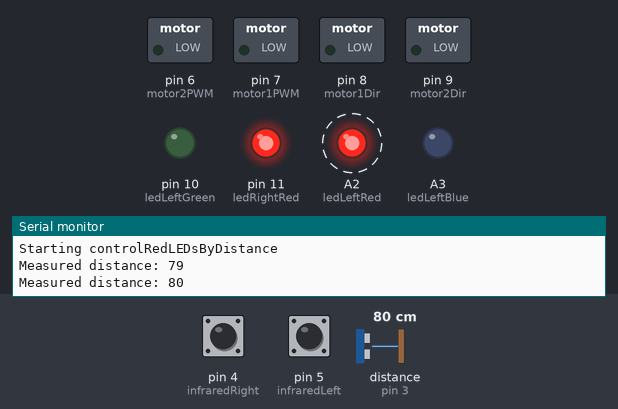
Recording of a sketch running on a simulated Arduino Nano, built with avr-gcc and run on an emulated ATmega328P. Shown: switched loads named in the sketch (green lamp = pin HIGH), output pins drawn as LEDs (lit = HIGH), the last lines printed to the serial monitor. Wiring (inferred from the names in the program): ultrasonic range finder: trigger pin 2; echo pin 3. Dashed ring = blinking. Inputs (shaded band) come from the test bench; at power-on: pin 4 (infraredRight) HIGH, distance to the obstacle (sensor on pin 3) 80 cm, pin 5 (infraredLeft) HIGH. The echo pulse lasts 58.3 µs per cm; pins used as bus, display or sensor lines are not drawn.

Above: at 2.8 s.
2.9 s: pin 4 (infraredRight) pulled LOW for 3.2 s
At 11.5 s:
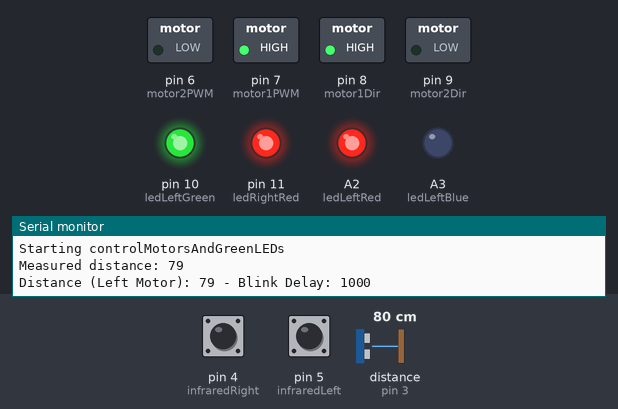
13.6 s: distance to the obstacle (sensor on pin 3) set to 2 cm
At 16.7 s:
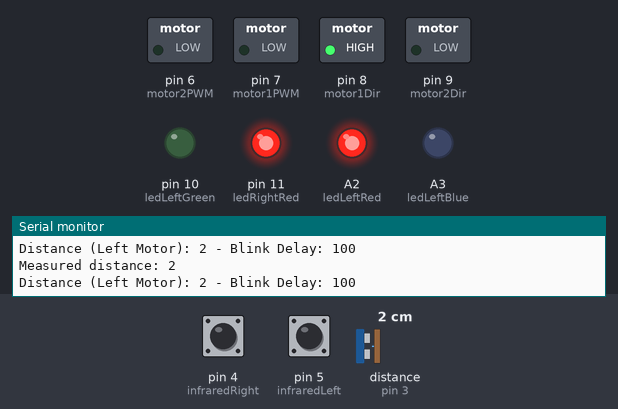
21.1 s: distance to the obstacle (sensor on pin 3) set to 9 cm
At 26.4 s:
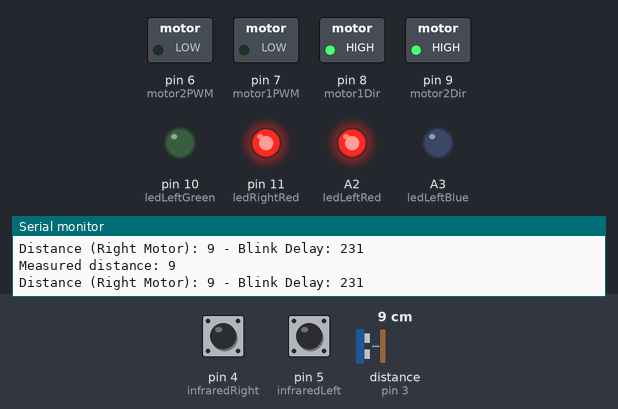
Timing chart, 0 to 38.3 s (numbered marks = the images above; inputs shaded):
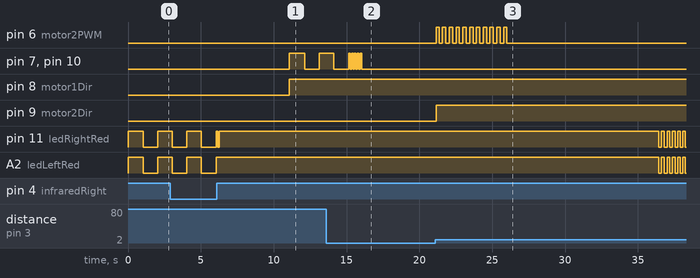

Measured:
- after the input at 21.1 s, pin 6 (motor2PWM): alternates HIGH for 0.23 s and LOW for 0.23 s, 21 changes in all, then stays LOW, starting after 0.27 s; pin 11 (ledRightRed), A2 (ledLeftRed): alternates HIGH for 0.18 s and LOW for 0.18 s, starting after 15.3 s
- by itself, A2 (ledLeftRed): alternates HIGH for 1.0 s and LOW for 1.0 s, 4 changes in all, then stays HIGH

The sketch:

Car_test.ino
```cpp
#include <Arduino.h>


// Pin configuration
const int triggerPin = 2;
const int echoPin = 3;

const int ledLeftRed = A2;
const int ledLeftGreen = 10;
const int ledLeftBlue = A3;

const int ledRightRed = 11;
const int ledRightGreen = A7;
const int ledRightBlue = A6;

const int infraredLeft = 5;
const int infraredRight = 4;

const int motor1PWM = 7;
const int motor1Dir = 8;
const int motor2PWM = 6;
const int motor2Dir = 9;


void setup() {
  pinMode(triggerPin, OUTPUT);
  pinMode(echoPin, INPUT);

  pinMode(ledLeftRed, OUTPUT);
  pinMode(ledLeftGreen, OUTPUT);
  pinMode(ledLeftBlue, OUTPUT);

  pinMode(ledRightRed, OUTPUT);
  pinMode(ledRightGreen, OUTPUT);

  pinMode(infraredLeft, INPUT);
  pinMode(infraredRight, INPUT);

  pinMode(motor1PWM, OUTPUT);
  pinMode(motor1Dir, OUTPUT);
  pinMode(motor2PWM, OUTPUT);
  pinMode(motor2Dir, OUTPUT);

  Serial.begin(9600); // Initialize serial communication for debugging
  Serial.println("Setup complete.");


}

long measureDistance() {
  digitalWrite(triggerPin, LOW);
  delayMicroseconds(2);
  digitalWrite(triggerPin, HIGH);
  delayMicroseconds(10);
  digitalWrite(triggerPin, LOW);

  long duration = pulseIn(echoPin, HIGH);
  long distance = (duration * 0.0343) / 2;

  Serial.print("Measured distance: ");
  Serial.println(distance);

  return distance;
}

void controlRedLEDsByDistance() {
  Serial.println("Starting controlRedLEDsByDistance");

  unsigned long startTime = millis();
  while (millis() - startTime < 5000) { // Stay in this loop for 5 seconds
    long distance = measureDistance();
    int blinkDelay;

    if (distance <= 5) {
      blinkDelay = 100;
    } else if (distance >= 40) {
      blinkDelay = 1000;
    } else {
      blinkDelay = map(distance, 5, 40, 100, 1000);
    }

    digitalWrite(ledLeftRed, HIGH);
    digitalWrite(ledRightRed, HIGH);

    delay(blinkDelay);
    digitalWrite(ledLeftRed, LOW);
    digitalWrite(ledRightRed, LOW);
    delay(blinkDelay);
  }

  Serial.println("Finished controlRedLEDsByDistance");
}

void controlBlueLEDsByInfrared() {
  Serial.println("Starting controlBlueLEDsByInfrared");

  unsigned long startTime = millis();
  while (millis() - startTime < 5000) { // Stay in this loop for 5 seconds
    int leftValue = digitalRead(infraredLeft);
    int rightValue = digitalRead(infraredRight);

    if (leftValue == LOW) {
      digitalWrite(ledLeftRed, HIGH);
      delay(100);
      digitalWrite(ledLeftRed, LOW);
      delay(100);
    } else {
      digitalWrite(ledLeftRed, HIGH);
    }

    if (rightValue == LOW) {
       digitalWrite(ledRightRed, HIGH);
       delay(100);
      digitalWrite(ledRightRed, LOW);
      delay(100);
    } else {
       digitalWrite(ledRightRed, HIGH);
    }

  }


  Serial.println("Finished controlBlueLEDsByInfrared");
}

void controlMotorsAndGreenLEDs() {
  Serial.println("Starting controlMotorsAndGreenLEDs");

  auto mapDistanceToBlinkDelay = [](long distance) -> int {
    if (distance <= 2) {
      return 100;
    } else if (distance >= 50) {
      return 1000;
    } else {
      return map(distance, 2, 50, 100, 1000);
    }
  };

  unsigned long startTime = millis();

  // Test left motor and left green LED
  digitalWrite(motor1Dir, HIGH);
  analogWrite(motor2PWM, 0); // Ensure right motor is off
  while (millis() - startTime < 5000) { // Stay in this loop for 5 seconds
    long distance = measureDistance();
    int blinkDelay = mapDistanceToBlinkDelay(distance);

    digitalWrite(ledLeftGreen, HIGH);
    analogWrite(motor1PWM, 255);

    Serial.print("Distance (Left Motor): ");
    Serial.print(distance);
    Serial.print(" - Blink Delay: ");
    Serial.println(blinkDelay);

    delay(blinkDelay);
    digitalWrite(ledLeftGreen, LOW);
    analogWrite(motor1PWM, 0);
    delay(blinkDelay);
  }
  analogWrite(motor1PWM, 0);

  delay(5000);

  startTime = millis(); // Reset start time for the next sequence

  // Test right motor and right green LED
  digitalWrite(motor2Dir, HIGH);
  analogWrite(motor1PWM, 0); // Ensure left motor is off
  while (millis() - startTime < 5000) { // Stay in this loop for 5 seconds
    long distance = measureDistance();
    int blinkDelay = mapDistanceToBlinkDelay(distance);

    digitalWrite(ledRightGreen, HIGH);
    analogWrite(motor2PWM, 255);

    Serial.print("Distance (Right Motor): ");
    Serial.print(distance);
    Serial.print(" - Blink Delay: ");
    Serial.println(blinkDelay);

    delay(blinkDelay);
    digitalWrite(ledRightGreen, LOW);
    analogWrite(motor2PWM, 0);
    delay(blinkDelay);
  }
  analogWrite(motor2PWM, 0);
  delay(5000);

  Serial.println("Finished controlMotorsAndGreenLEDs");
}

void testRobot() {
  Serial.println("Starting testRobot");

  controlRedLEDsByDistance();
  controlBlueLEDsByInfrared();
  controlMotorsAndGreenLEDs();

  Serial.println("Finished testRobot");
}

void loop() {
  testRobot();
  delay(5000); // Adding a delay to avoid constant looping and cluttering the serial monitor
}
```
